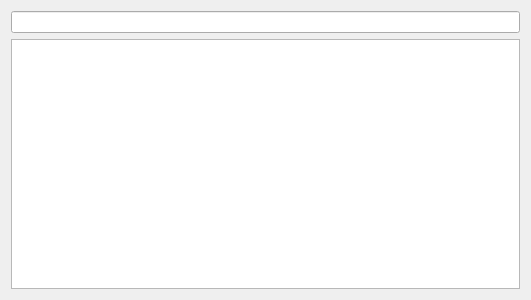
<?xml version="1.0" encoding="UTF-8"?>
<ui version="4.0">
 <class>FileBrowser</class>
 <widget class="QWidget" name="FileBrowser">
  <property name="geometry">
   <rect>
    <x>0</x>
    <y>0</y>
    <width>531</width>
    <height>300</height>
   </rect>
  </property>
  <property name="windowTitle">
   <string>Browser</string>
  </property>
  <layout class="QVBoxLayout" name="verticalLayout">
   <item>
    <widget class="QLineEdit" name="lineEdit"/>
   </item>
   <item>
    <widget class="QTreeView" name="treeView">
     <property name="sortingEnabled">
      <bool>true</bool>
     </property>
    </widget>
   </item>
  </layout>
 </widget>
 <resources/>
 <connections/>
</ui>
